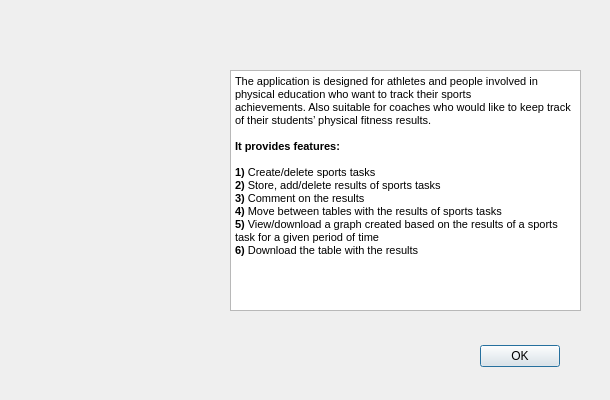
<?xml version="1.0" encoding="UTF-8"?>
<ui version="4.0">
 <class>program_description</class>
 <widget class="QDialog" name="program_description">
  <property name="geometry">
   <rect>
    <x>0</x>
    <y>0</y>
    <width>610</width>
    <height>400</height>
   </rect>
  </property>
  <property name="windowTitle">
   <string>About the program</string>
  </property>
  <widget class="QTextEdit" name="PTE_description">
   <property name="geometry">
    <rect>
     <x>230</x>
     <y>70</y>
     <width>351</width>
     <height>241</height>
    </rect>
   </property>
   <property name="readOnly">
    <bool>true</bool>
   </property>
   <property name="html">
    <string>&lt;!DOCTYPE HTML PUBLIC &quot;-//W3C//DTD HTML 4.0//EN&quot; &quot;http://www.w3.org/TR/REC-html40/strict.dtd&quot;&gt;
&lt;html&gt;&lt;head&gt;&lt;meta name=&quot;qrichtext&quot; content=&quot;1&quot; /&gt;&lt;style type=&quot;text/css&quot;&gt;
p, li { white-space: pre-wrap; }
&lt;/style&gt;&lt;/head&gt;&lt;body style=&quot; font-family:'MS Shell Dlg 2'; font-size:7.8pt; font-weight:400; font-style:normal;&quot;&gt;
&lt;p style=&quot; margin-top:0px; margin-bottom:0px; margin-left:0px; margin-right:0px; -qt-block-indent:0; text-indent:0px;&quot;&gt;&lt;span style=&quot; font-size:8pt;&quot;&gt;The application is designed for athletes and people involved in physical education who want to track their sports&lt;/span&gt;&lt;/p&gt;
&lt;p style=&quot; margin-top:0px; margin-bottom:0px; margin-left:0px; margin-right:0px; -qt-block-indent:0; text-indent:0px;&quot;&gt;&lt;span style=&quot; font-size:8pt;&quot;&gt;achievements. Also suitable for coaches who would like to keep track of their students’ physical fitness results. &lt;/span&gt;&lt;/p&gt;
&lt;p style=&quot;-qt-paragraph-type:empty; margin-top:0px; margin-bottom:0px; margin-left:0px; margin-right:0px; -qt-block-indent:0; text-indent:0px; font-size:8pt;&quot;&gt;&lt;br /&gt;&lt;/p&gt;
&lt;p style=&quot; margin-top:0px; margin-bottom:0px; margin-left:0px; margin-right:0px; -qt-block-indent:0; text-indent:0px;&quot;&gt;&lt;span style=&quot; font-size:8pt; font-weight:600;&quot;&gt;It provides features:&lt;/span&gt;&lt;/p&gt;
&lt;p style=&quot;-qt-paragraph-type:empty; margin-top:0px; margin-bottom:0px; margin-left:0px; margin-right:0px; -qt-block-indent:0; text-indent:0px; font-size:8pt; font-weight:600;&quot;&gt;&lt;br /&gt;&lt;/p&gt;
&lt;p style=&quot; margin-top:0px; margin-bottom:0px; margin-left:0px; margin-right:0px; -qt-block-indent:0; text-indent:0px;&quot;&gt;&lt;span style=&quot; font-size:8pt; font-weight:600;&quot;&gt;1)&lt;/span&gt;&lt;span style=&quot; font-size:8pt;&quot;&gt; Create/delete sports tasks&lt;/span&gt;&lt;/p&gt;
&lt;p style=&quot; margin-top:0px; margin-bottom:0px; margin-left:0px; margin-right:0px; -qt-block-indent:0; text-indent:0px;&quot;&gt;&lt;span style=&quot; font-size:8pt; font-weight:600;&quot;&gt;2)&lt;/span&gt;&lt;span style=&quot; font-size:8pt;&quot;&gt; Store, add/delete results of sports tasks&lt;/span&gt;&lt;/p&gt;
&lt;p style=&quot; margin-top:0px; margin-bottom:0px; margin-left:0px; margin-right:0px; -qt-block-indent:0; text-indent:0px;&quot;&gt;&lt;span style=&quot; font-size:8pt; font-weight:600;&quot;&gt;3)&lt;/span&gt;&lt;span style=&quot; font-size:8pt;&quot;&gt; Comment on the results&lt;/span&gt;&lt;/p&gt;
&lt;p style=&quot; margin-top:0px; margin-bottom:0px; margin-left:0px; margin-right:0px; -qt-block-indent:0; text-indent:0px;&quot;&gt;&lt;span style=&quot; font-size:8pt; font-weight:600;&quot;&gt;4)&lt;/span&gt;&lt;span style=&quot; font-size:8pt;&quot;&gt; Move between tables with the results of sports tasks&lt;/span&gt;&lt;/p&gt;
&lt;p style=&quot; margin-top:0px; margin-bottom:0px; margin-left:0px; margin-right:0px; -qt-block-indent:0; text-indent:0px;&quot;&gt;&lt;span style=&quot; font-size:8pt; font-weight:600;&quot;&gt;5)&lt;/span&gt;&lt;span style=&quot; font-size:8pt;&quot;&gt; View/download a graph created based on the results of a sports task for a given period of time&lt;/span&gt;&lt;/p&gt;
&lt;p style=&quot; margin-top:0px; margin-bottom:0px; margin-left:0px; margin-right:0px; -qt-block-indent:0; text-indent:0px;&quot;&gt;&lt;span style=&quot; font-size:8pt; font-weight:600;&quot;&gt;6)&lt;/span&gt;&lt;span style=&quot; font-size:8pt;&quot;&gt; Download the table with the results&lt;/span&gt;&lt;/p&gt;&lt;/body&gt;&lt;/html&gt;</string>
   </property>
  </widget>
  <widget class="QLabel" name="lbl_book">
   <property name="geometry">
    <rect>
     <x>18</x>
     <y>85</y>
     <width>200</width>
     <height>218</height>
    </rect>
   </property>
   <property name="text">
    <string/>
   </property>
   <property name="pixmap">
    <pixmap>../../Icons/book.png</pixmap>
   </property>
  </widget>
  <widget class="QDialogButtonBox" name="about_program_dialog_btns">
   <property name="geometry">
    <rect>
     <x>400</x>
     <y>340</y>
     <width>160</width>
     <height>32</height>
    </rect>
   </property>
   <property name="orientation">
    <enum>Qt::Horizontal</enum>
   </property>
   <property name="standardButtons">
    <set>QDialogButtonBox::Ok</set>
   </property>
  </widget>
 </widget>
 <resources/>
 <connections/>
</ui>
